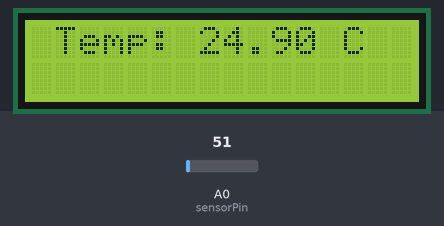
The sketch below on a simulated Arduino Uno, built with avr-gcc and run on an emulated ATmega328P. Shown: 16×2 character LCD. The inputs (shaded band) are chosen by the test bench; at power-on: A0 (sensorPin) = 51.

Above: at 1.7 s.
1.8 s: A0 (sensorPin) set to 61
At 3.4 s:
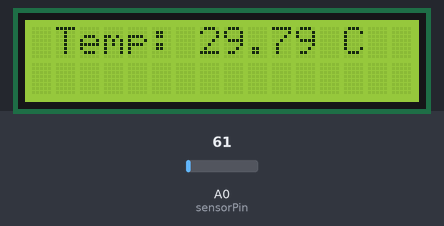
4.5 s: A0 (sensorPin) set to 71
At 5.4 s:
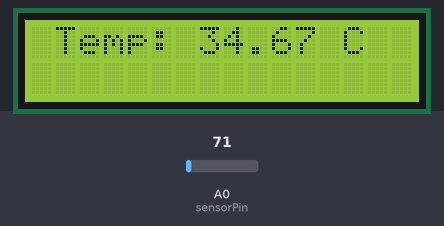
7.2 s: A0 (sensorPin) set to 86
At 9.6 s:
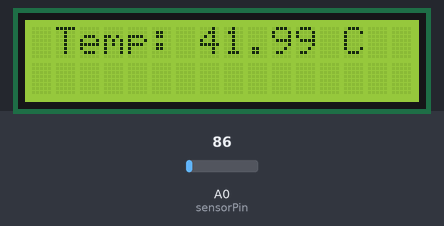
Timing chart, 0 to 11.1 s (numbered marks = the images above; inputs shaded):
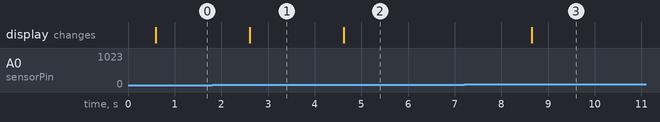

The sketch:

tempmonitoringsys.ino
```cpp
#include <Wire.h>
#include <LiquidCrystal_I2C.h>


LiquidCrystal_I2C lcd(0x27, 16, 2); // I2C address, columns, rows
int sensorPin = A0; // LM35 output connected to A0

void setup() {
  lcd.begin(16,2);  // Initialize LCD
  lcd.backlight();  // Turn on LCD
  lcd.setCursor(0, 0);
  lcd.print("Temp Monitor");
  delay(500);
  lcd.clear();

}

void loop() {
  int sensorValue = analogRead(sensorPin);  // Read analog value from LM35
  float voltage = sensorValue * (5.0 / 1024.0); //Convert to voltage
  float temperatureC = voltage * 100.0; // Convert to temperature in celsius

  lcd.setCursor(0, 0);
  lcd.print(" ");
  lcd.print("Temp: ");
  lcd.print(temperatureC);  //Display temperature
  lcd.print(" C ");

  delay(2000);  //Refresh every 2 second
}
```

Measured:
- after the input at 1.8 s, the display: changes after 0.81 s (image 1)
- after the input at 4.5 s, the display: changes after 0.12 s (image 2)
- after the input at 7.2 s, the display: changes after 1.5 s (image 3)
